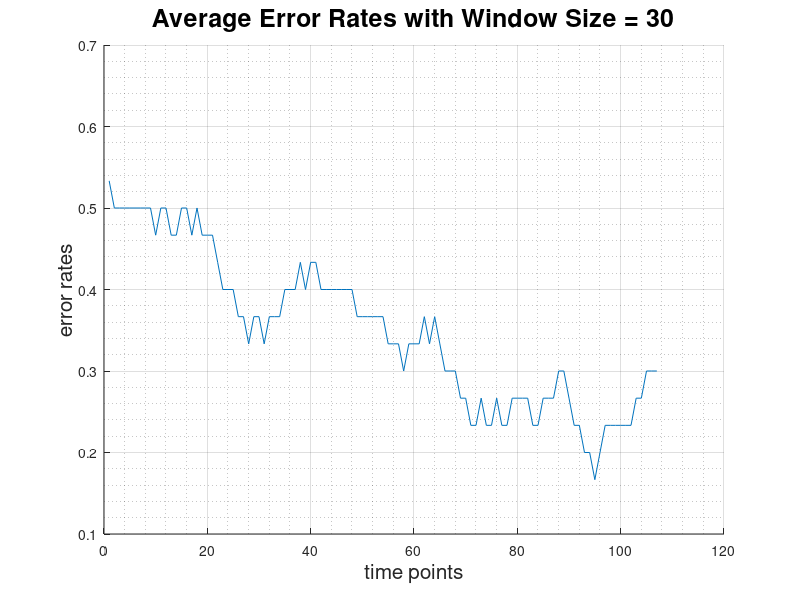

Recreate this plot in MATLAB.
%1.score
%2.label
%3.diff 

%1.score
data = load('dataset.csv');
A1 = data(:,1:12);
%A = [A';B']';
b = data(:,13);

%2.label
data2 = load('stock.csv'); 
A2 = data2(:, 2:6); 

%3.label
%data3 = load('diff.csv'); 
%A3 = data(:,1); 

A = [A1 A2]; 

%{
%Leave 126 cases
A = A(1:126,:);
%Divide into folders
dataSize = 126;
folderSize = 14;
folderNumber = 9;
%}
folderSize = 1;
folderNumber = 138;
dataSize = folderSize*folderNumber;
A = A(1:dataSize,:);
b = b(1:dataSize,:);

%use the last folder as test data
i = folderNumber - 1;               
startIndex = folderSize*i+1;
stopIndex = folderSize*i+folderSize;
testInd = false(1,dataSize);
testInd(startIndex:stopIndex) = true;

test_A = A(testInd,:);
test_b = b(testInd,:);   
train_A = A(~testInd,:); %115*12
train_b = b(~testInd,:); %115*1

result = int8(test_A*linsolve(train_A,train_b)>0.5);
error_rate = sum(test_b ~= result)/folderSize; 
error_rate




timeseries_error_rate = zeros([1 (folderNumber-1)]);
for i = 1:(folderNumber-1)
    startIndex = 1;
    endIndex = folderSize*(i-1)+folderSize;
    trainIndex = false(1,(i+1)*folderSize);
    trainIndex(startIndex:endIndex) = true;
    train_A = A(trainIndex,:);
    train_b = b(trainIndex,:);
    test_A = A(~trainIndex,:);
    test_b = b(~trainIndex,:);
    %{
    train_A = A(startIndex:endIndex,:);
    train_b = b(startIndex:endIndex,:);
    test_A = A(endIndex+1:endIndex + folderSize, :);
    test_b = b(endIndex+1:endIndex + folderSize, :); 
    %}
    result = int8(test_A*linsolve(train_A,train_b)>0.5);
    %result(result==0)=-1; 
    timeseries_error_rate(i) = sum(test_b ~= result)/folderSize;
end

timeseries_error_rate
mean(timeseries_error_rate)



n = size(timeseries_error_rate)
result = zeros(1, n(2));
%{
for i=1:n(2)
    result(i) = sum(timeseries_error_rate(1:i))/i;
end
%}
figure(2)
hold on
xlabel('time points','FontSize',15)
ylabel('error rates','FontSize',15);
title('Average Error Rates with Window Size = 30', 'FontSize',18)
for i=1:n(2)-30
    result(i) = sum(timeseries_error_rate(i:i+30))/30;
end

plot(result(find(result ~= 0)))
grid on
grid minor
hold off


